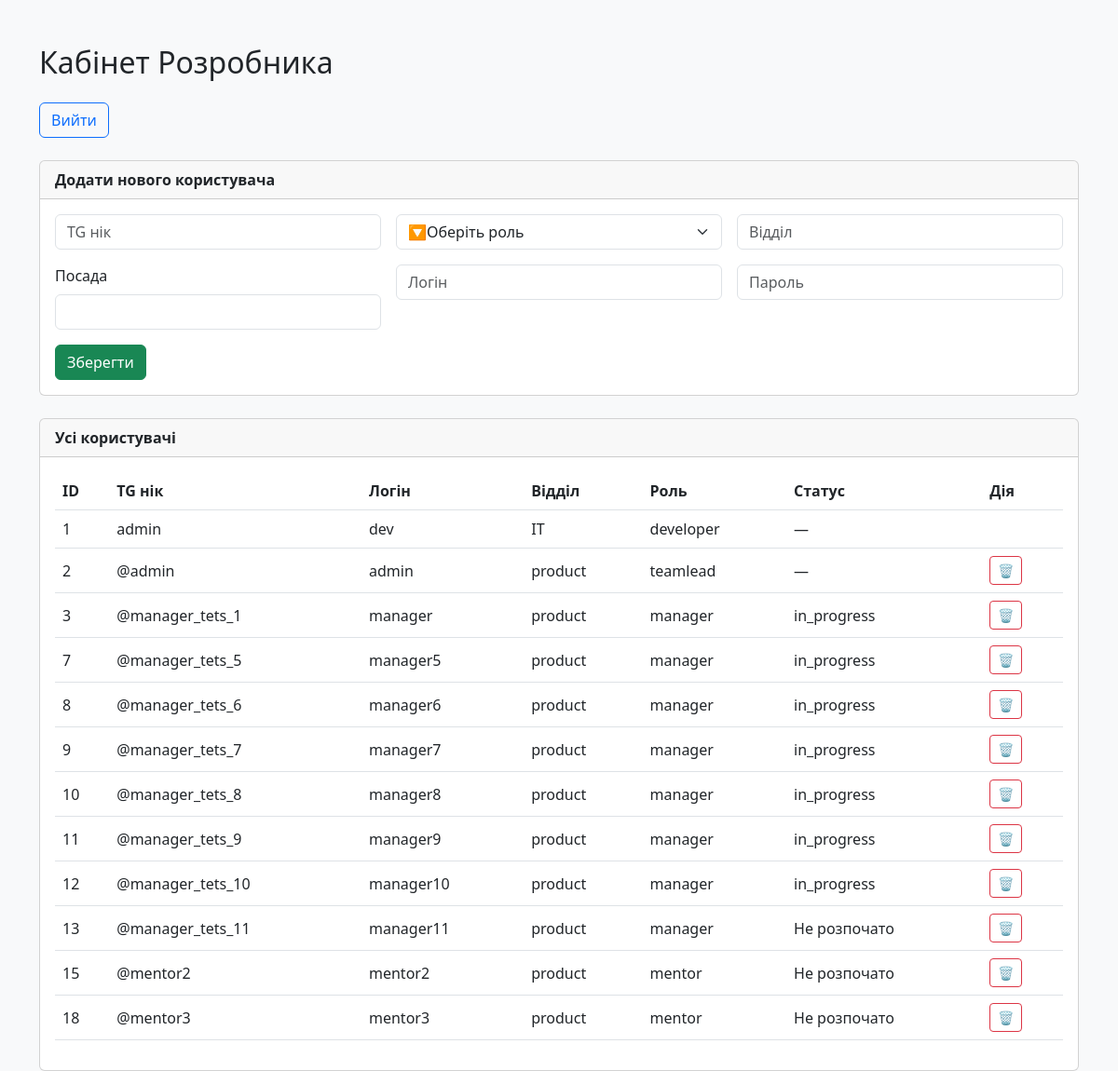
The page /dashboard/developer (signed in) on the database its author committed.
### onboarding_crm/models.py (models this page shows, shortened)
class User(db.Model, UserMixin):
    id = db.Column(db.Integer, primary_key=True)
    tg_nick = db.Column(db.String(150))
    department = db.Column(db.String(150))
    position = db.Column(db.String(100))
    username = db.Column(db.String(150), unique=True)
    password = db.Column(db.String(256))
    role = db.Column(db.String(50))
    added_by_id = db.Column(db.Integer, db.ForeignKey('user.id'))
    added_by = db.relationship('User', remote_side=[id])
    onboarding_status = db.Column(db.String(100), default='Не розпочато')
    onboarding_step = db.Column(db.Integer, default=0)
    onboarding_step_total = db.Column(db.Integer, default=0)
    onboarding_name = db.Column(db.String(150))
    onboarding_start = db.Column(db.DateTime)
    onboarding_end = db.Column(db.DateTime)
    created_at = db.Column(db.DateTime, default=datetime.utcnow)

### onboarding_crm/routes.py (the view, shortened to what this page needs)
@bp.route('/dashboard/developer', methods=['GET', 'POST'])
@login_required
def developer_dashboard():
    if current_user.role != 'developer':
        return redirect(url_for('main.login'))
    teamleads = User.query.filter_by(role='teamlead').all()
    users = User.query.all()
    return render_template('developer_dashboard.html', users=users, teamleads=teamleads)

### onboarding_crm/__init__.py (called while the page is built)
def create_app():
    app = Flask(__name__)
    app.jinja_env.cache = {}  # 🔄 очищення кешу шаблонів
    app.config['SECRET_KEY'] = 'secret-key-goes-here'
    basedir = os.path.abspath(os.path.dirname(__file__))
    app.config['SQLALCHEMY_DATABASE_URI'] = f"sqlite:///{os.path.join(basedir, '../instance/onboarding.db')}"
    db.init_app(app)
    login_manager.init_app(app)
    login_manager.login_view = 'login'
    @login_manager.user_loader
    def load_user(user_id):
        return User.query.get(int(user_id))
    app.register_blueprint(bp)
    register_custom_filters(app)
    return app

### onboarding_crm/templates/developer_dashboard.html (shortened to what this page needs)
<!DOCTYPE html>
<html lang="uk">
<head>
  <link rel="stylesheet" href="https://cdn.jsdelivr.net/npm/bootstrap@5.3.0/dist/css/bootstrap.min.css">
</head>
<body class="bg-light">
<div class="container mt-5">
  <h2 class="mb-4">Кабінет Розробника</h2>
  <a href="{{ url_for('main.logout') }}" class="btn btn-outline-primary mb-4">Вийти</a>
  <div class="card mb-4">
    <div class="card-header fw-bold">Додати нового користувача</div>
    <div class="card-body">
      <form action="{{ url_for('main.developer_dashboard') }}" method="POST">
        <div class="row g-3">
          <div class="col-md-4">
            <input name="tg_nick" placeholder="TG нік" class="form-control" required>
          </div>
          <div class="col-md-4">
            <select name="role" class="form-select" required>
              <option disabled selected>🔽Оберіть роль</option>
            </select>
          </div>
          <div class="col-md-4">
            <input name="department" placeholder="Відділ" class="form-control" required>
          </div>
          <div class="col-md-4">
            <label for="position" class="form-label">Посада</label>
            <input type="text" name="position" id="position" required class="form-control">
          </div>
          <div class="col-md-4">
            <input name="username" placeholder="Логін" class="form-control" required>
          </div>
          <div class="col-md-4">
            <input name="password" type="password" placeholder="Пароль" class="form-control" required>
          </div>
        </div>
        <button type="submit" class="btn btn-success mt-3">Зберегти</button>
      </form>
    </div>
  </div>
  <div class="card mt-4">
    <div class="card-header fw-bold">Усі користувачі</div>
    <div class="card-body">
      <table class="table align-middle">
        <thead>
          <tr>
            <th>ID</th>
            <th>TG нік</th>
            <th>Логін</th>
            <th>Відділ</th>
            <th>Роль</th>
            <th>Статус</th>
            <th>Дія</th>
          </tr>
        </thead>
        <tbody>
          {% for user in users %}
            <tr id="user-row-{{ user.id }}">
              <td>{{ user.id }}</td>
              <td>{{ user.tg_nick }}</td>
              <td>{{ user.username }}</td>
              <td>{{ user.department }}</td>
              <td>{{ user.role }}</td>
              <td>{{ user.onboarding_status or '—' }}</td>
              <td>
                {% if user.role != 'developer' %}
                  <button class="btn btn-sm btn-outline-danger" onclick="deleteUser({{ user.id }})">🗑️</button>
                {% endif %}
              </td>
            </tr>
          {% endfor %}
        </tbody>
      </table>
    </div>
  </div>
</div>
</body>
</html>

### rows shown on the page
User: id "1", tg_nick "admin", username "dev", department "IT", role "developer", onboarding_status "—"
User: id "2", tg_nick "@admin", username "admin", department "product", role "teamlead", onboarding_status "—"
User: id "3", tg_nick "@manager_tets_1", username "manager", department "product", role "manager", onboarding_status "in_progress"
User: id "7", tg_nick "@manager_tets_5", username "manager5", department "product", role "manager", onboarding_status "in_progress"
User: id "8", tg_nick "@manager_tets_6", username "manager6", department "product", role "manager", onboarding_status "in_progress"
User: id "9", tg_nick "@manager_tets_7", username "manager7", department "product", role "manager", onboarding_status "in_progress"
User: id "10", tg_nick "@manager_tets_8", username "manager8", department "product", role "manager", onboarding_status "in_progress"
User: id "11", tg_nick "@manager_tets_9", username "manager9", department "product", role "manager", onboarding_status "in_progress"
User: id "12", tg_nick "@manager_tets_10", username "manager10", department "product", role "manager", onboarding_status "in_progress"
User: id "13", tg_nick "@manager_tets_11", username "manager11", department "product", role "manager", onboarding_status "Не розпочато"
User: id "15", tg_nick "@mentor2", username "mentor2", department "product", role "mentor", onboarding_status "Не розпочато"
User: id "18", tg_nick "@mentor3", username "mentor3", department "product", role "mentor", onboarding_status "Не розпочато"
